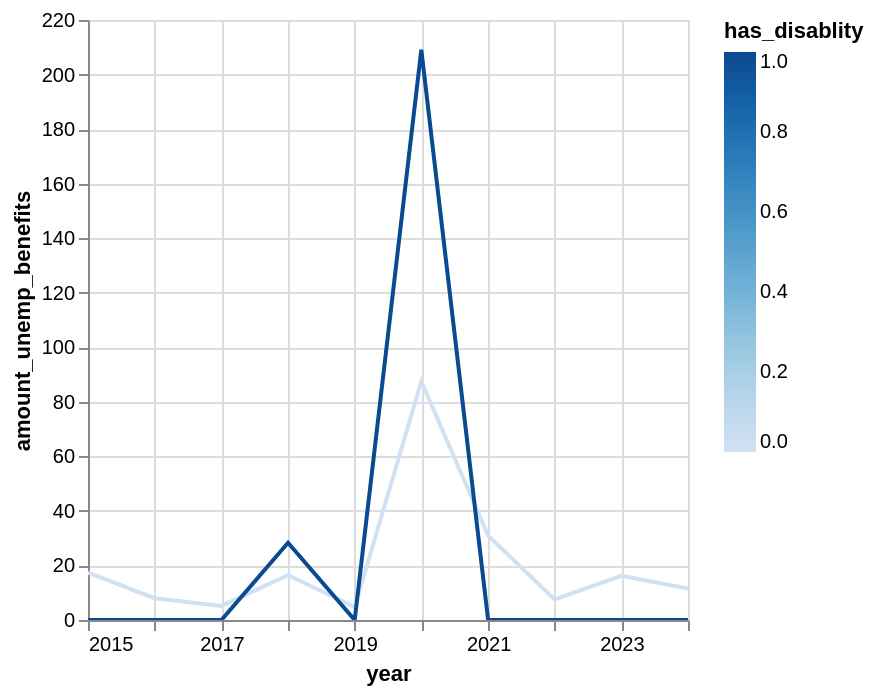

The code cell stored with this chart in its notebook:
### Code cell
visualize('amount_unemp_benefits')

### Figure 1 — Vega-Lite specification as saved in the notebook (floating-point values rounded to 4 significant figures)
{"config": {"view": {"continuousWidth": 300, "continuousHeight": 300}}, "data": {"name": "data-602c8b73fa047b525905a9974549ca16"}, "mark": {"type": "line", "tooltip": true}, "encoding": {"color": {"field": "has_disablity", "type": "quantitative"}, "x": {"field": "year", "type": "temporal"}, "y": {"field": "amount_unemp_benefits", "type": "quantitative"}}, "params": [{"name": "param_1e9efca18e7a2868", "select": {"type": "interval", "encodings": ["x", "y"]}, "bind": "scales"}], "$schema": "https://vega.github.io/schema/vega-lite/v6.1.0.json", "datasets": {"data-602c8b73fa047b525905a9974549ca16": [{"year": "2019-01-01T00:00:00", "has_disablity": 0, "amount_unemp_benefits": 4.758}, {"year": "2015-01-01T00:00:00", "has_disablity": 1, "amount_unemp_benefits": 0.0}, {"year": "2024-01-01T00:00:00", "has_disablity": 1, "amount_unemp_benefits": 0.0}, {"year": "2023-01-01T00:00:00", "has_disablity": 1, "amount_unemp_benefits": 0.0}, {"year": "2017-01-01T00:00:00", "has_disablity": 1, "amount_unemp_benefits": 0.0}, {"year": "2021-01-01T00:00:00", "has_disablity": 1, "amount_unemp_benefits": 0.0}, {"year": "2020-01-01T00:00:00", "has_disablity": 1, "amount_unemp_benefits": 209.1}, {"year": "2016-01-01T00:00:00", "has_disablity": 0, "amount_unemp_benefits": 7.986}, {"year": "2018-01-01T00:00:00", "has_disablity": 0, "amount_unemp_benefits": 16.45}, {"year": "2016-01-01T00:00:00", "has_disablity": 1, "amount_unemp_benefits": 0.0}, {"year": "2022-01-01T00:00:00", "has_disablity": 1, "amount_unemp_benefits": 0.0}, {"year": "2019-01-01T00:00:00", "has_disablity": 1, "amount_unemp_benefits": 0.0}, {"year": "2018-01-01T00:00:00", "has_disablity": 1, "amount_unemp_benefits": 28.33}, {"year": "2017-01-01T00:00:00", "has_disablity": 0, "amount_unemp_benefits": 5.159}, {"year": "2022-01-01T00:00:00", "has_disablity": 0, "amount_unemp_benefits": 7.513}, {"year": "2021-01-01T00:00:00", "has_disablity": 0, "amount_unemp_benefits": 30.93}, {"year": "2015-01-01T00:00:00", "has_disablity": 0, "amount_unemp_benefits": 17.39}, {"year": "2023-01-01T00:00:00", "has_disablity": 0, "amount_unemp_benefits": 16.17}, {"year": "2020-01-01T00:00:00", "has_disablity": 0, "amount_unemp_benefits": 87.48}, {"year": "2024-01-01T00:00:00", "has_disablity": 0, "amount_unemp_benefits": 11.55}]}}
